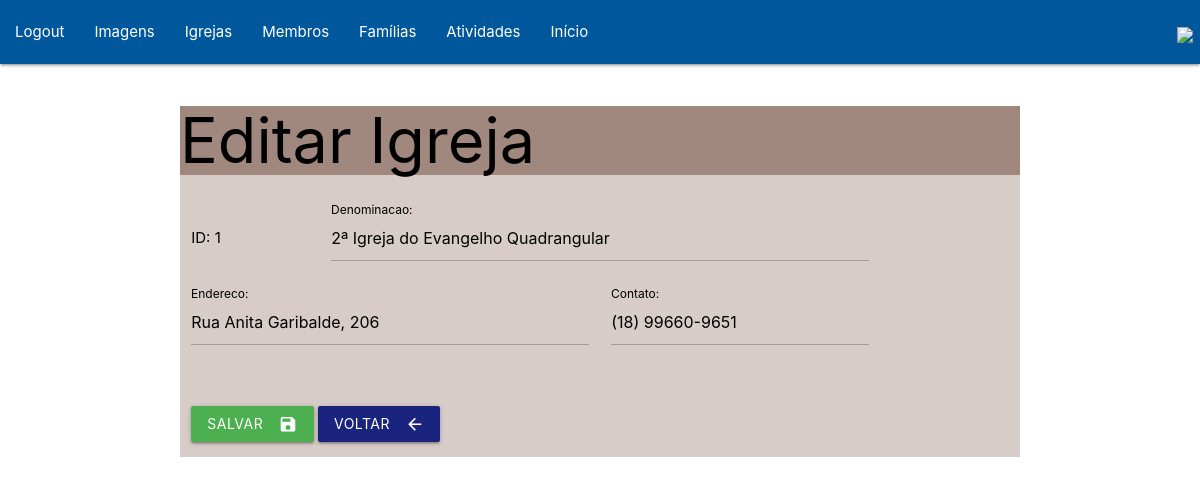
The app's page /pages/formEdicaoIgrejas.php?id=1 (signed in) with its own data.
### tables this page shows
CREATE TABLE `igreja` (
  `id` int(5) NOT NULL,
  `denominacao` varchar(80) DEFAULT NULL,
  `endereco` varchar(100) DEFAULT NULL,
  `contato` varchar(15) DEFAULT NULL
);

### pages/formEdicaoIgrejas.php (the view, shortened to what this page needs)
<?php
    include '../components/navbar.php';
    $id = $_GET['id'];
    $sql = "select * from igreja where id=?;";
    $pdo = Conexao::conectar();
    $query = $pdo->prepare($sql);
    $query->execute (array($id));
    $dados = $query->fetch(PDO::FETCH_ASSOC);
 ?>
<!DOCTYPE html>
<html lang="en">
<head>
    <link rel="stylesheet" href="https://cdnjs.cloudflare.com/ajax/libs/materialize/1.0.0/css/materialize.min.css">
</head>
<body>
<div class= "container brown lighten-4  black-text col s12">
        <div class = "brown lighten-2 col s12">
            <h1>Editar Igreja</h1>
        </div>
        <div class="row">
            <form action="../services/editarIgreja.php" method="post" id="formEdicaoIgreja" class="col s12" required>
                <div class="input-field col s2">
                    <label for="lblId" class="black-text" >ID: <?php echo $dados['id'];?></label>
                    <br/>
                </div>
                <div class="input-field col s8">
                    <label for="lblDenominacao" class="black-text">Denominacao: </label>
                    <input placeholder="" id="txt_denominacao" name="txtDenominacao" value="<?php echo $dados['denominacao']?>" type="text" required>
                </div>
                <div class="input-field col s6">
                    <label for="lblEndereco" class="black-text">Endereco: </label>
                    <input placeholder="" id="txt_endereco" name="txtEndereco" value="<?php echo $dados['endereco']?>" type="text" required>
                </div>
                <div class="input-field col s4">
                    <label for="lblContato" class="black-text">Contato: </label>
                    <input placeholder="" id="txt_contato" name="txtContato" value="<?php echo $dados['contato']?>" type="text" required>
                </div>
                <div class = "input-field col s8">
                    <br>
                    <button class="btn waves-effect waves-light green" type="submit" >Salvar
                        <i class="material-icons right">save</i>
                    </button>
                    <button class="btn waves-effect waves-light indigo darken-4"
                        type="button" id="btnVoltar" onclick="JavaScript:location.href='listaIgrejas.php'">Voltar
                        <i class="material-icons right">arrow_back</i>
                    </button>
                </div>
            </form>
        </div>
    </div>
</body>
</html>

### records on screen
igreja: id "1", txtDenominacao "2ª Igreja do Evangelho Quadrangular", txtEndereco "Rua Anita Garibalde, 206", txtContato "(18) 99660-9651"
